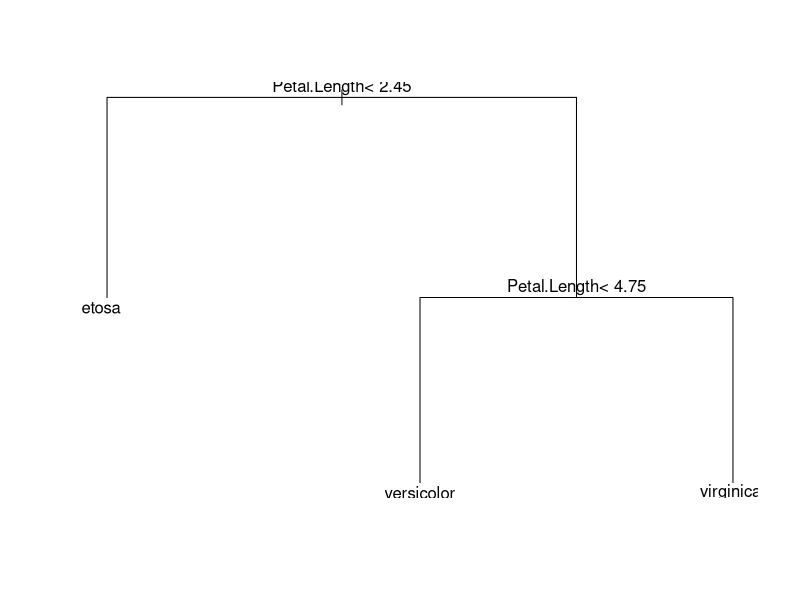
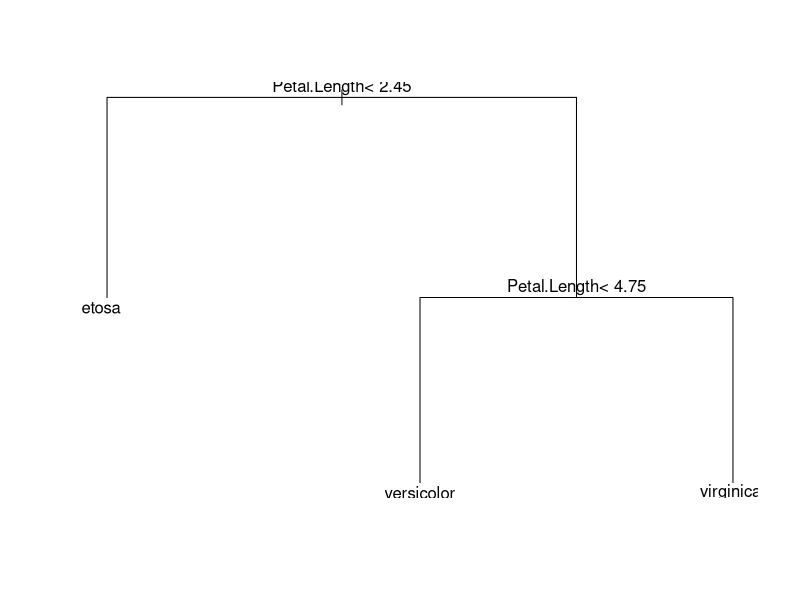
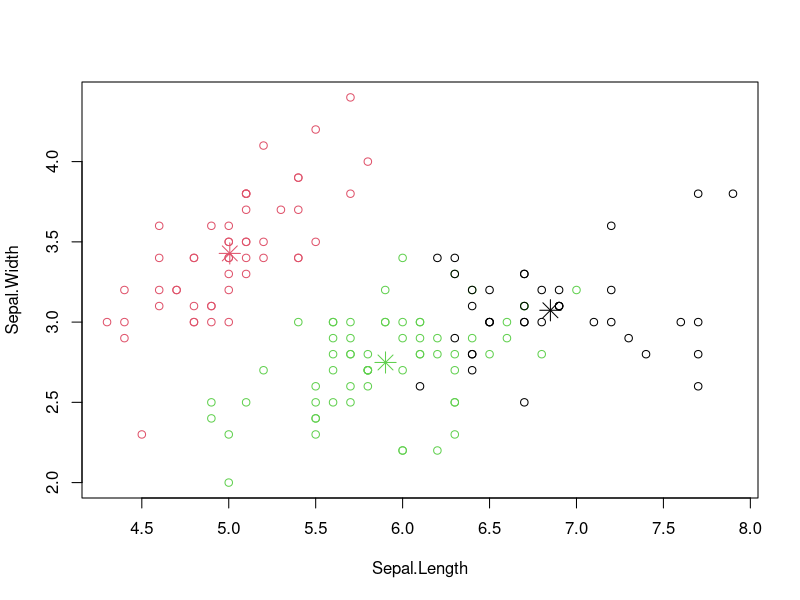

These figures' R source, in order:



#_______________________________LAB 4_______________________________________________________________________
############################################################################################################
#___________ Классификация IRIS набора данных________________________________________________________________

# 1. Загрузка и вызов необходимых пакетов

install.packages("caret") 
install.packages("tidyr")  

library(caret)
library(tidyr)

# 2.Загрузка набора данных

data(iris)
iris.dataset <-iris
View(iris.dataset)

# 3. разбиене данных в training set and testing set

# Разбиение данных на 80% training и 20% testing
index <- createDataPartition(iris.dataset$Species, p=0.80, list=FALSE)
testset <- iris.dataset[-index,]
trainset <- iris.dataset[index,]

# 4. Машинное обучение

# 4.1 Decision Tree Classifiers
model.rpart <- train(Species ~., method = "rpart", data=trainset)
print(model.rpart)
# просмор classification tree 
plot(model.rpart$finalModel)
text(model.rpart$finalModel)

# Проверка точности с помощю confusion
confusionMatrix(predict(object = model.rpart$finalModel,newdata = trainset[,1:4],type="class"),trainset$Species)

# Проверка точности на test dataset
pred_test<-predict(object = model.rpart$finalModel,
                   newdata = testset[,1:4],
                   type="class")
confusionMatrix(pred_test,testset$Species)

# 4.2 Random Forest Algorithm похож на Decision Tree Classifiers
model.rf <- train(Species ~., method = "rf", data=trainset)
print(model.rf)

plot(model.rpart$finalModel)
text(model.rpart$finalModel)
# для проверки точности как и Decision Tree Classifiers

#################################################################################################################
#___________ Кластеризация IRIS набора данных________________________________________________________________

# 4.3. K Means Clustering Model

# 1.Загрузка набора данных

data(iris)
iris.dataset <-iris
View(iris.dataset)

# применение k-means clustering model
irisCluster <- kmeans(iris.dataset[, 1:4], centers = 3, nstart = 20)
irisCluster

# проверка точности
table(irisCluster$cluster, iris$Species)

# построение кластеров и их центроидов
plot(iris[c("Sepal.Length", "Sepal.Width")], col=irisCluster$cluster)
points(irisCluster$centers[,c("Sepal.Length", "Sepal.Width")], col=1:3, pch=8, cex=2)

###########################################################################################################
#_______________________________LAB 4_______________________________________________________________________
